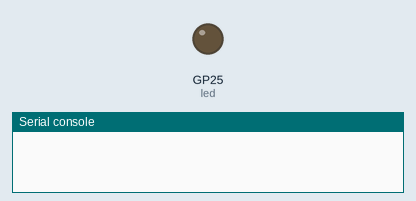
Bench run of a program on a simulated Raspberry Pi Pico running MicroPython. On the bench: output pins drawn as LEDs (lit = HIGH), the last lines printed to the serial console. WiFi joins after 1.5 s. At 4.0 s the program stops and its outputs stay as they are.

Above: at 1.0 s.
At 4.1 s:
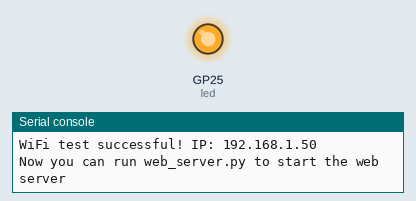
Timing chart, 0 to 5.5 s (numbered marks = the images above):
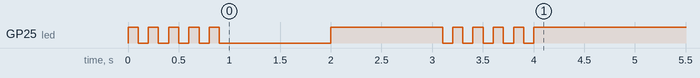

The program:

wifi_test.py
```python
import network
import time
from machine import Pin

# WiFi credentials - replace with your own
SSID = "Peace"
PASSWORD = "chocolatefreakR2D2!"

# Create LED object
led = Pin("LED", Pin.OUT)

def connect_to_wifi():
    """Connect to WiFi network and return IP address"""
    wlan = network.WLAN(network.STA_IF)
    wlan.active(True)

    # Flash LED quickly during connection attempt
    for _ in range(5):
        led.on()
        time.sleep(0.1)
        led.off()
        time.sleep(0.1)

    print(f"Connecting to WiFi: {SSID}...")
    wlan.connect(SSID, PASSWORD)

    # Wait for connection with timeout
    max_wait = 20
    while max_wait > 0:
        if wlan.isconnected():
            break
        max_wait -= 1
        print("Waiting for connection...")
        time.sleep(1)
        led.toggle()  # Blink LED while connecting

    # Check if connection successful
    if wlan.isconnected():
        ip = wlan.ifconfig()[0]
        print(f"Connected! IP Address: {ip}")
        # Blink LED rapidly to indicate successful connection
        for _ in range(5):
            led.on()
            time.sleep(0.1)
            led.off()
            time.sleep(0.1)
        return ip
    else:
        print("Connection failed!")
        # Blink LED slowly to indicate failed connection
        for _ in range(3):
            led.on()
            time.sleep(0.5)
            led.off()
            time.sleep(0.5)
        return None

# Run this script to just test WiFi connection
if __name__ == "__main__":
    ip = connect_to_wifi()
    if ip:
        print(f"WiFi test successful! IP: {ip}")
        print("Now you can run web_server.py to start the web server")
        # Keep LED on to indicate success
        led.on()
    else:
        print("WiFi test failed. Check your credentials.")
        # LED off to indicate failure
        led.off()
```

Measured:
- by itself, GP25 (led): goes 4 × (HIGH 0.10 s, LOW 0.10 s), HIGH 0.10 s, LOW 1.1 s, HIGH 1.1 s, 4 × (LOW 0.10 s, HIGH 0.10 s), LOW 0.10 s, then HIGH
